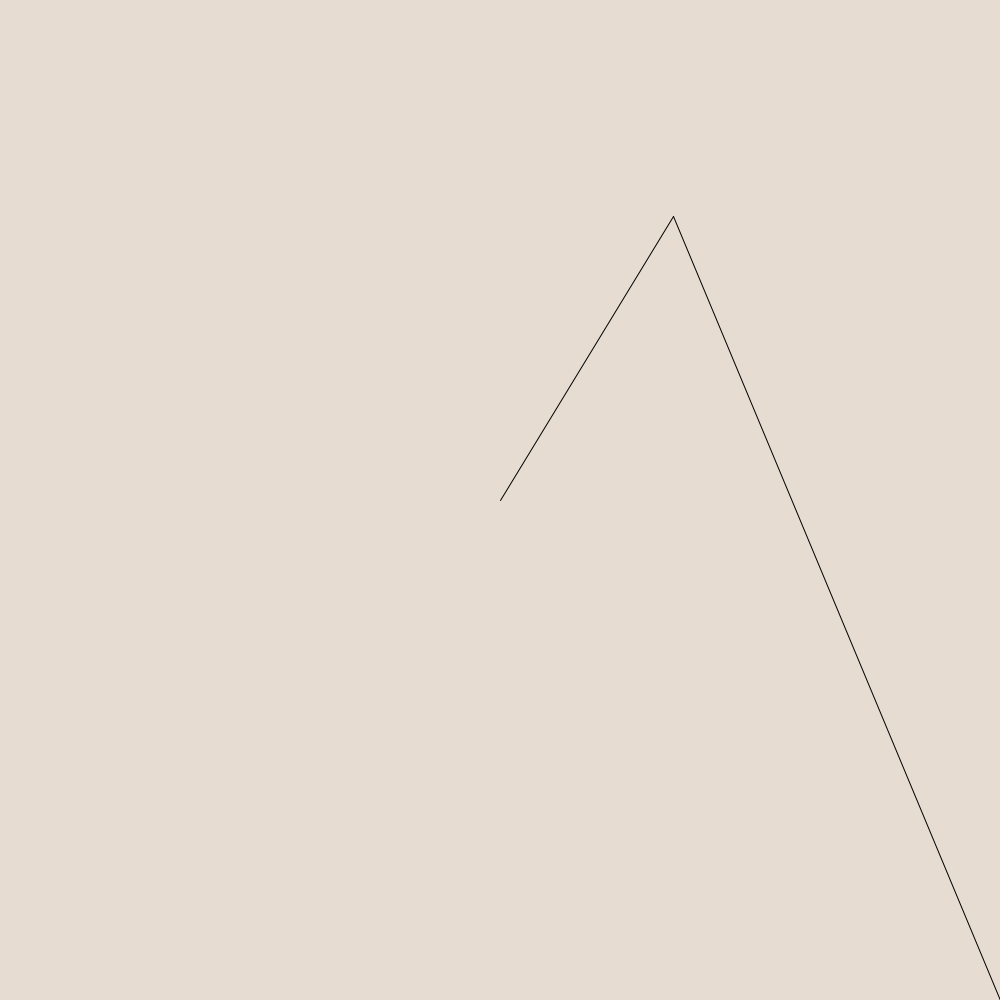
Frame 1 (no input)
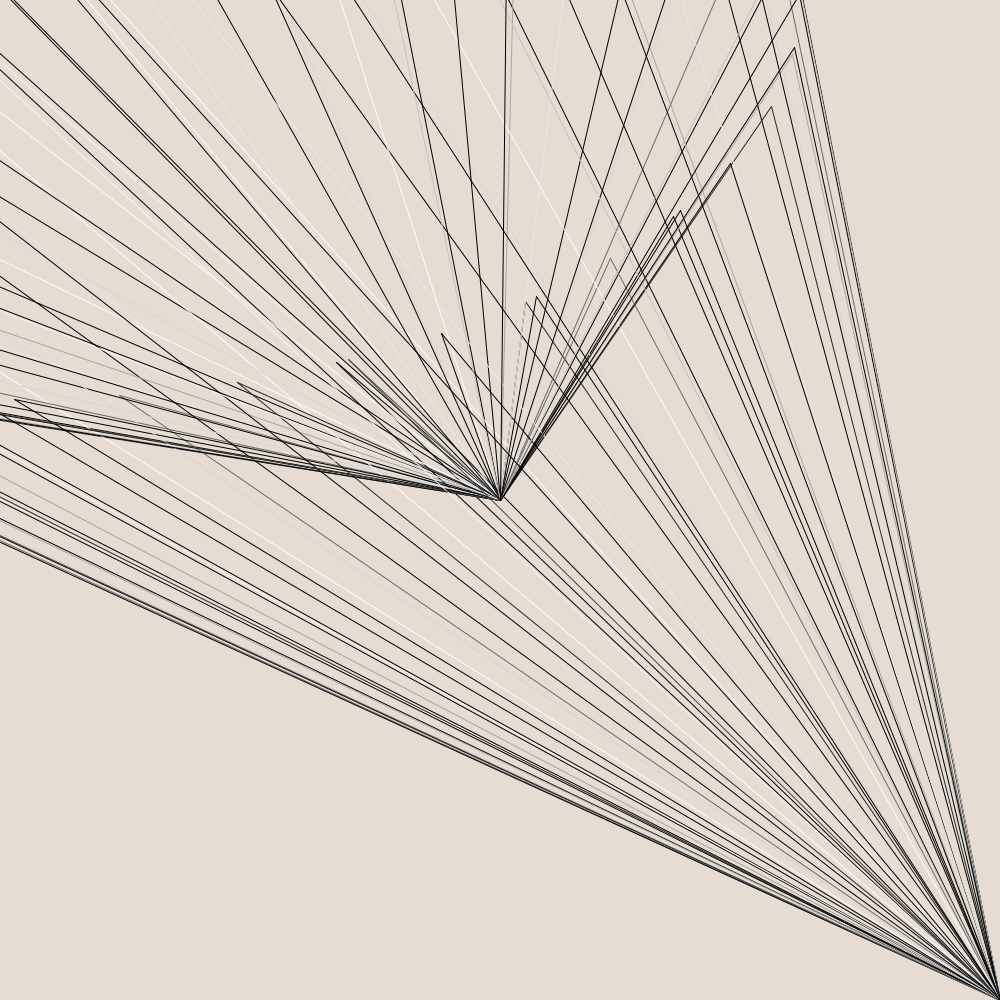
Frame 60 (the mouse pressed at the canvas centre just before this capture)
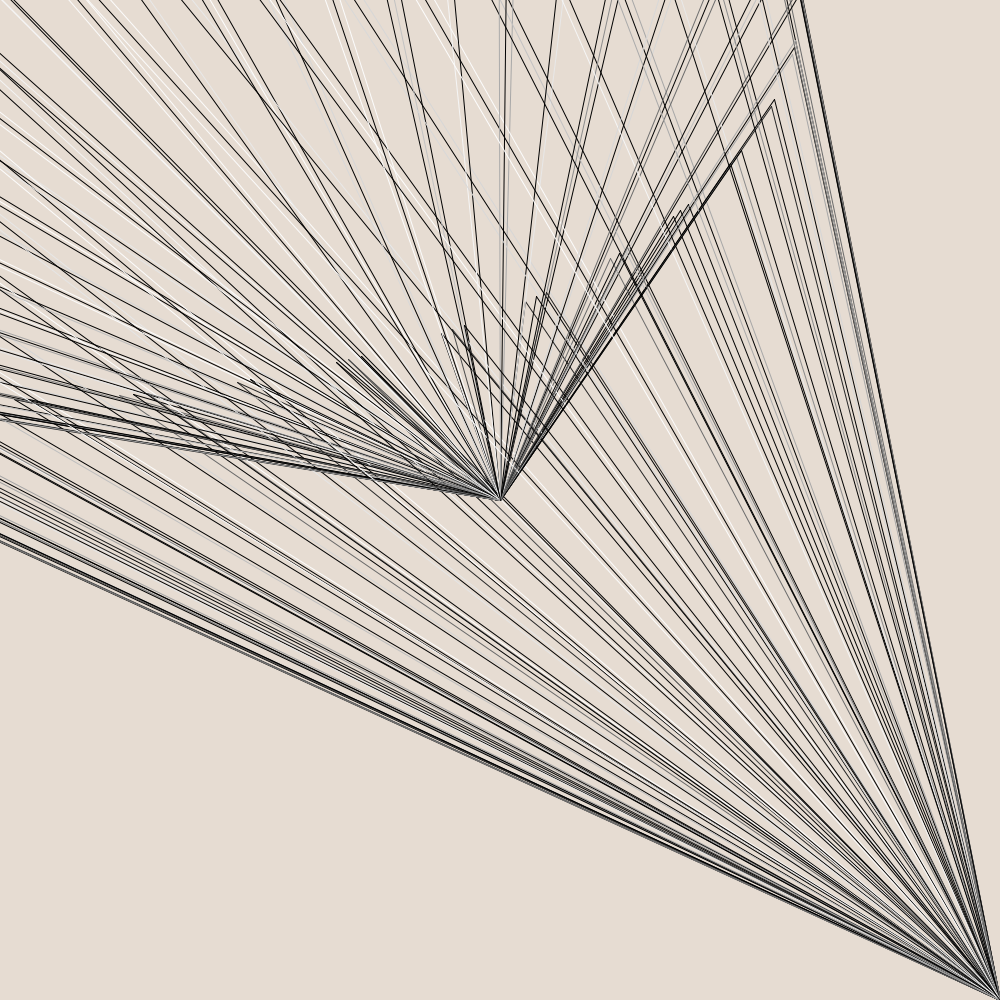
Frame 120 (the mouse held since frame 60 and released just before this capture)

The Processing sketch that drew these frames (run headless with seeded random() and noise(); from frame 60 on, the mouse is pressed at the canvas centre):

// Processing sketch: still_figuring_this_thing_out
// ── still_figuring_this_thing_out.pde
int x = 0;

void setup(){
  size(1000, 1000);
  background(230, 220, 210);
}

void draw() {
  x= x + 1;
  stroke(0 + 255 * sin(x/2));
  line( 500, 500, 0 + 800 * sin(x/1),0 + 400 * cos(x/1)); 
  line(1000, 1000, 0 + 800 * sin(x/1),0 + 400 * cos(x/1)); 
}
